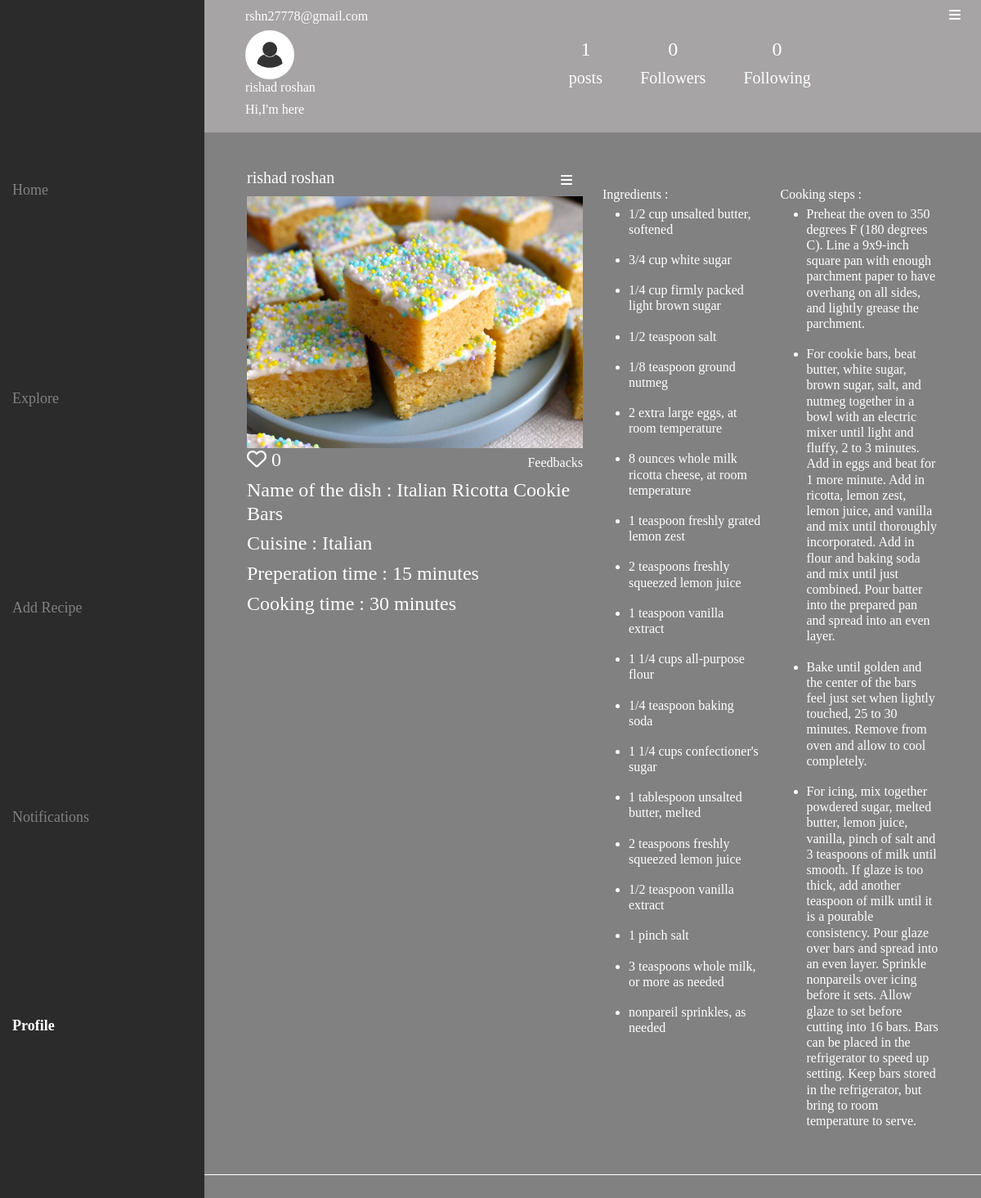
The app's page /profile (signed in), older data.
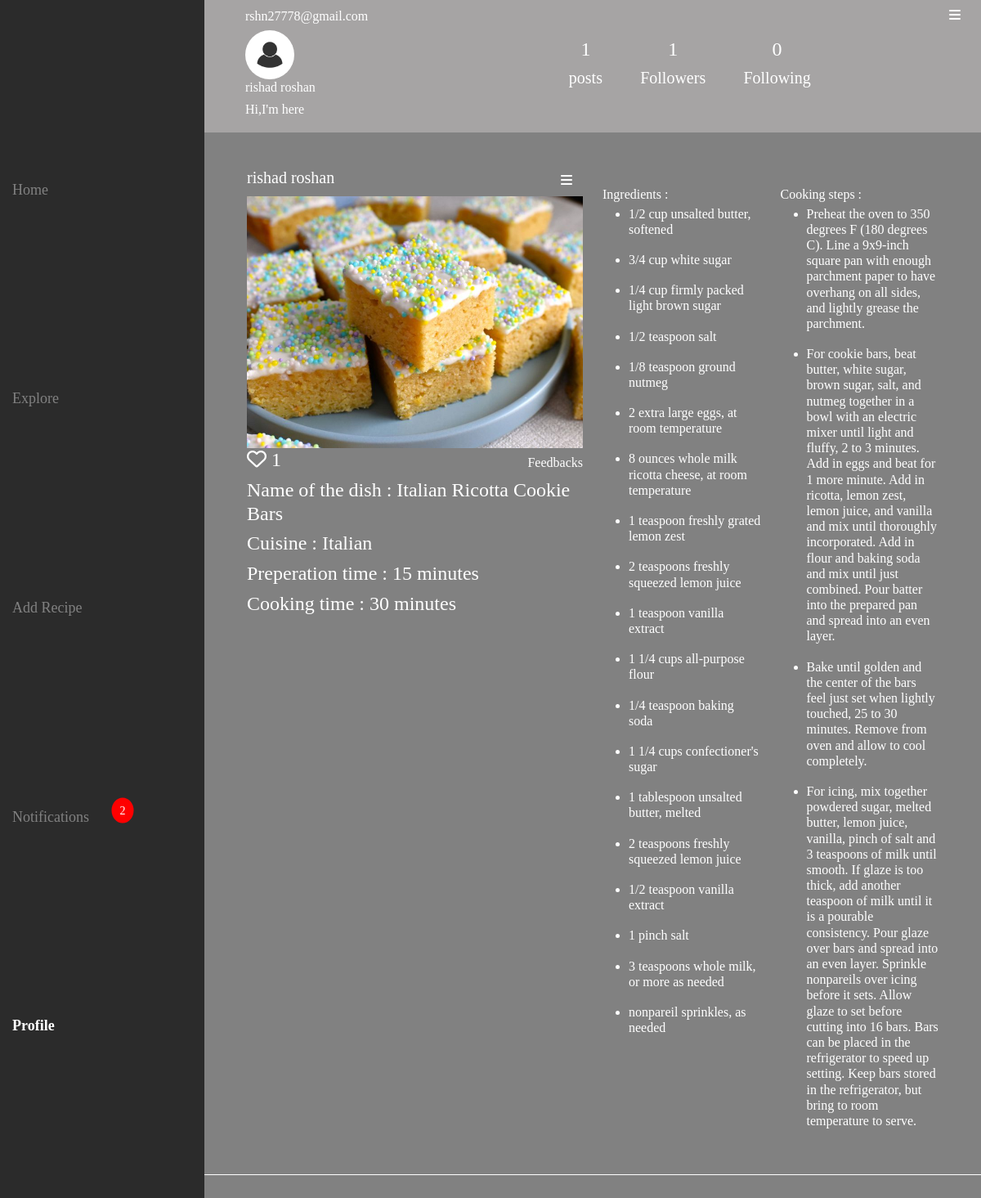
The same page, newer data.
### app/models.py (models this page shows)
class Dish(models.Model):
    user=models.ForeignKey(User,on_delete=models.CASCADE)
    name=models.TextField()
    img=models.FileField()
    cuisine=models.TextField()
    prep=models.IntegerField()
    cook=models.IntegerField()
    likes=models.IntegerField()

### app/views.py (the view)
# urls.py: path('profile',views.profile),
def profile(req):
    if 'user' in req.session:
        user=User.objects.get(username=req.session['user'])
        dish=Dish.objects.filter(user=user)
        ingr=Ingredients.objects.all()
        cook=Cooking.objects.all()
        like=Like.objects.all()
        save=Saved.objects.all()
        liked_dishes = [like.dish.pk for like in like if like.user.pk == user.pk]
        saved_dishes = [save.dish.pk for save in save if save.user.pk == user.pk]
        post=dish.count()
        followers = (user.followers.all()).count()
        following = (user.following.all()).count()
        unread_count = Notification.objects.filter(user=user, read=False).count()
        return render(req,'profile.html',{'dish':dish,'ingr':ingr,'cook':cook,'liked_dishes':liked_dishes,'user':user,'post':post,'followers':followers,'following':following,'saved_dishes':saved_dishes,'unread_count':unread_count})
    else:
        return redirect(shop_login)

### templates/profile.html (shortened to what the changed rows need)
<!DOCTYPE html>
<html lang="en">
<head>
    {% load static %}
    <link rel="stylesheet" href="https://cdnjs.cloudflare.com/ajax/libs/font-awesome/6.7.2/css/all.min.css"
 />
    <link href="https://cdn.jsdelivr.net/npm/bootstrap@5.3.3/dist/css/bootstrap.min.css" rel="stylesheet">
    <link rel="stylesheet" href="{% static 'css/style.css' %}">
</head>
<body>
    <div id="sidebar" class="sidebar">
        <div class="notification">
            <a href="notifications"><span>Notifications</span></a>
            {% if unread_count > 0 %}
            <span class="notification-badge">{{ unread_count }}</span>
            {% endif %}
        </div>
    </div>
    <div class="container-fluid main">
        <div class="row user">
            <div class="col-5 col5-2" style="display: flex; justify-content: space-between; align-items: center;">
                <div class="det">
                    <h4>{{followers}}</h4>
                    <h5>Followers</h5>
                </div>
            </div>
        </div>
        {% for i in dish %}
        <div class="row post">
            <div class="col-lg-6 dish">
                <div class="dishDet">
                    <div class="first" id="like-section"
                        style="display: flex; justify-content: space-between; align-items: center;">
                        <h5 style="display: inline;">{{i.user.first_name}}</h5>
                        <div class="dropdown" style="display: inline;">
                            <button type="button" class="btn" data-bs-toggle="dropdown" style="color: white;">
                                <i class="fa-solid fa-bars"></i>
                            </button>
                        </div>
                    </div>
                    <img src="{{i.img.url}}" alt="" width="100%">
                    <div style="display: flex; justify-content: space-between; align-items: center;">
                        {% if i.pk in liked_dishes %}
                        <h4 style="display: inline;"><a class="like-button" href="removeLike/{{ i.pk }}"><i
                                    class="fa-solid fa-heart redheart"></i></a> {{ i.likes }}</h4>
                        {% else %}
                        <h4 style="display: inline;"><a class="like-button" href="addLike/{{ i.pk }}"><i
                                    class="fa-regular fa-heart normheart"></i></a> {{ i.likes }}</h4>
                        {% endif %}
                        <a href="feedbacks/{{i.pk}}" style="display: inline;">Feedbacks</a>
                    </div>
                </div>
                <div class="dishDet dishDet2">
                    <h4>Name of the dish : {{i.name}}</h4>
                    <h4> Cuisine : {{i.cuisine}}</h4>
                    <h4> Preperation time : {{i.prep}} minutes</h4>
                    <h4> Cooking time : {{i.cook}} minutes</h4>
                </div>
            </div>
            <div class="col-lg-6 dishDet3">
                <div class="row">
                    <div class="col-lg-6 col-md-6">
                        Ingredients :
                        {% for j in ingr %}
                        {% if i.pk == j.dish.pk %}
                        <ul>
                            <li>
                                <h6>{{j.item}}</h6>
                            </li>
                        </ul>
                        {% endif %}
                        {% endfor %}
                    </div>
                    <div class="col-lg-6 col-md-6">
                        Cooking steps :
                        {% for j in cook %}
                        {% if i.pk == j.dish.pk %}
                        <ul>
                            <li>
                                <h6>{{j.steps}}</h6>
                            </li>
                        </ul>
                        {% endif %}
                        {% endfor %}
                    </div>
                </div>
            </div>
        </div>
        {% endfor %}
    </div>
</body>
</html>

Row changes from the older to the newer data that the page shows:
changed Dish "Italian Ricotta Cookie Bars": likes "0" → "1"
Text that changed along with them:
{{ unread_count }}: (not shown) → "2"
{{ followers }}: "0" → "1"
